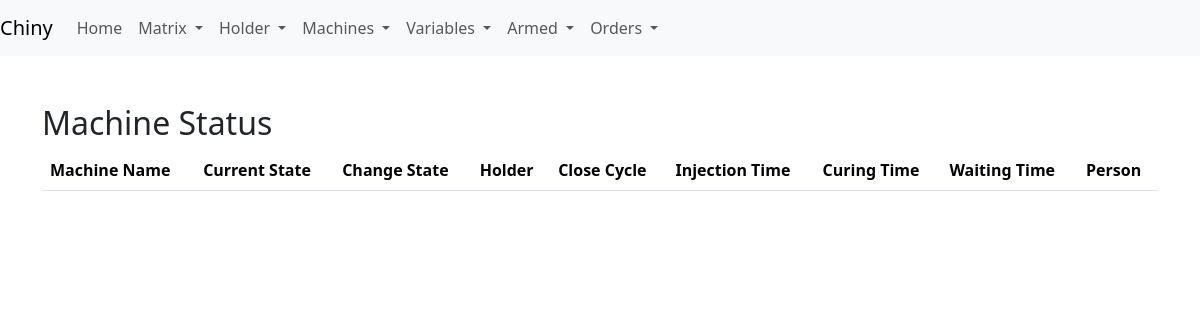
Before: / with the older database file.
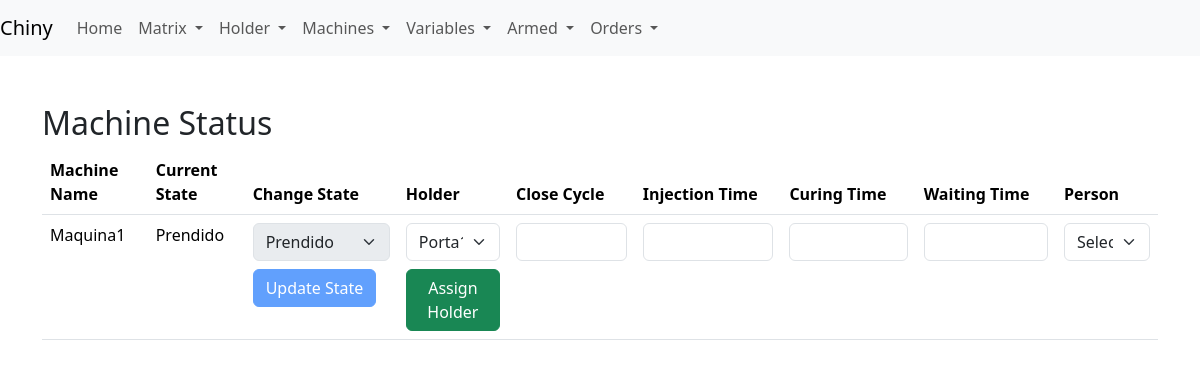
After: the same page with the newer database file.
### app/models.py (models this page shows)
class Machine(db.Model):
    __tablename__ = 'machine'
    id = db.Column(db.Integer, primary_key=True)
    name = db.Column(db.String(30), unique=True)
    brand_machine = db.Column(db.String(119), nullable=False)
    ton = db.Column(db.Integer, nullable=False)
    has_close_cycle = db.Column(db.Boolean, default=False)
    has_injection_time = db.Column(db.Boolean, default=False)
    has_curing_time = db.Column(db.Boolean, default=False)
    has_waiting_time = db.Column(db.Boolean, default=False)
    productions = db.relationship('Production', backref='machine', lazy=True)  # backref 'machine'

class Production(db.Model):
    __tablename__ = 'production'
    id = db.Column(db.Integer, primary_key=True)
    holder_id = db.Column(db.Integer, db.ForeignKey('holder.id'), nullable=False)
    machine_id = db.Column(db.Integer, db.ForeignKey('machine.id'), nullable=False)
    person_id = db.Column(db.Integer, db.ForeignKey('person.id'), nullable=False)
    matrix_id = db.Column(db.Integer, db.ForeignKey('matrix.id'), nullable=False)
    action = db.Column(db.String(50), nullable=False)
    injection_qty = db.Column(db.Integer, nullable=False)
    action_time = db.Column(db.DateTime, nullable=False, default=datetime.utcnow)
    total_pieces = db.Column(db.Integer, nullable=False)
    total_weight_kilos = db.Column(db.Float, nullable=False)
    identifier = db.Column(db.String(20), nullable=False, unique=True)
    production_date = db.Column(db.Date, nullable=False)
    machine_state = db.Column(db.String(50), nullable=False, default='Prendido')  # Estado actual de la máquina
    interruption_reason = db.Column(db.String(255), nullable=True)  # Razón de la interrupción si la máquina se detiene
    holder = db.relationship('Holder', backref='productions')
    person = db.relationship('Person', backref='productions')
    matrix = db.relationship('Matrix', backref='productions')

### app/routes.py (the view)
@app.route('/')
def index():
    machines = Machine.query.all()
    holders = Holder.query.all()
    persons = Person.query.all()
    machine_productions = {machine.id: machine.productions[-1] if machine.productions else None for machine in machines}
    associations_by_holder = {}
    unique_holders = set()  # Mantiene track de los holders únicos
    for holder in holders:
        associations = MatrixHolderAssociation.query.filter_by(holder_id=holder.id).all()
        if holder.id not in unique_holders and associations:
            associations_by_holder[holder.id] = associations
            unique_holders.add(holder.id)  # Agrega holder a la lista de únicos
    return render_template('index.html', machines=machines, machine_productions=machine_productions, associations_by_holder=associations_by_holder, persons=persons)

### app/templates/index.html (shortened to what this page needs)
<!DOCTYPE html>
<html lang="en">
<head>
    <link rel="stylesheet" href="{{ url_for('static', filename='css/bootstrap.min.css') }}">
</head>
<body>
    {% include 'navbar.html' %}
    <div class="container mt-5">
        <h2>Machine Status</h2>
        <table class="table">
            <thead>
                <tr>
                    <th>Machine Name</th>
                    <th>Current State</th>
                    <th>Change State</th>
                    <th>Holder</th>
                    <th>Close Cycle</th>
                    <th>Injection Time</th>
                    <th>Curing Time</th>
                    <th>Waiting Time</th>
		    <th>Person</th>
                </tr>
            </thead>
            <tbody>
                {% for machine in machines %}
                <tr>
                    <td>{{ machine.name }}</td>
		        <td id="state-{{ machine.id }}">{{ machine_productions[machine.id].machine_state if machine_productions[machine.id] else 'Not in Production' }}</td>
                    <td>
                        <select class="form-select" id="new-state-{{ machine.id }}" {% if not machine.production %}disabled{% endif %}>
                            <option value="Prendido">Prendido</option>
                        </select>
                        <button class="btn btn-primary mt-2" onclick="changeState({{ machine.id }})" {% if not machine.production %}disabled{% endif %}>Update State</button>
                    </td>
                    <td>
                        <select class="form-select" id="holder-{{ machine.id }}" {% if machine.production %}disabled{% endif %}>
                            {% for holder_id, associations in associations_by_holder.items() %}
                                {% for association in associations %}
                                    <option value="{{ association.holder.id }}" {% if machine.production and association.holder.id == machine.production.holder_id %}selected{% endif %}>
                                        {{ association.holder.identifier }}
                                    </option>
                                {% endfor %}
                            {% endfor %}
                        </select>
                        <button class="btn btn-success mt-2" onclick="assignHolder({{ machine.id }})" {% if machine.production %}disabled{% endif %}>Assign Holder</button>
                    </td>
		     <td>
        <input type="number" class="form-control" id="close-cycle-{{ machine.id }}" value="{{ machine_productions[machine.id].close_cycle if machine_productions[machine.id] else '' }}" {% if not machine_productions[machine.id] %}disabled{% endif %}>
    </td>
    <td>
        <input type="number" class="form-control" id="injection-time-{{ machine.id }}" value="{{ machine_productions[machine.id].injection_time if machine_productions[machine.id] else '' }}" {% if not machine_productions[machine.id] %}disabled{% endif %}>
    </td>
    <td>
        <input type="number" class="form-control" id="curing-time-{{ machine.id }}" value="{{ machine_productions[machine.id].curing_time if machine_productions[machine.id] else '' }}" {% if not machine_productions[machine.id] %}disabled{% endif %}>
    </td>
    <td>
        <input type="number" class="form-control" id="waiting-time-{{ machine.id }}" value="{{ machine_productions[machine.id].waiting_time if machine_productions[machine.id] else '' }}" {% if not machine_productions[machine.id] %}disabled{% endif %}>
    </td>
    <td>
	    <select id="person_id" name="person_id" class="form-select">
    <option value="">Select Person</option>
</select>
    </td>
                                  </tr>
                {% endfor %}
            </tbody>
        </table>
    </div>
</body>
</html>

### app/templates/navbar.html (shortened to what this page needs)
<nav class="navbar navbar-expand-lg navbar-light bg-light">
    <a class="navbar-brand" href="#">Chiny</a>
    <div class="collapse navbar-collapse" id="navbarNav">
        <ul class="navbar-nav">
            <li class="nav-item">
                <a class="nav-link" href="{{ url_for('index') }}">Home</a>
            </li>
            <li class="nav-item dropdown">
                <a class="nav-link dropdown-toggle" href="#" id="navbarMatrixDropdown" role="button" data-bs-toggle="dropdown" aria-expanded="false">
                    Matrix
                </a>
            </li>
            <li class="nav-item dropdown">
                <a class="nav-link dropdown-toggle" href="#" id="navbarHolderDropdown" role="button" data-bs-toggle="dropdown" aria-expanded="false">
                    Holder
                </a>
            </li>
	    <li class="nav-item dropdown">
		<a class="nav-link dropdown-toggle" href="#" id="navbarMachineDropdown" role="button" data-bs-toggle="dropdown" aria-expanded="false">
        		Machines
   		 </a>
	   </li>
            <li class="nav-item dropdown">
                <a class="nav-link dropdown-toggle" href="#" id="navbarVariablesDropdown" role="button" data-bs-toggle="dropdown" aria-expanded="false">
                    Variables
                </a>
            </li>
	    <li class="nav-item dropdown">
		    <a class="nav-link dropdown-toggle" href="#" id="navbarArmedDropdown" role="button" data-bs-toggle="dropdown" aria-expanded="false">
			    Armed
		    </a>
	    </li>
	    <li class="nav-item dropdown">
		<a class="nav-link dropdown-toggle" href="#" id="navbarOrderDropdown" role="button" data-bs-toggle="dropdown" aria-expanded="false">
        		Orders
   		</a>
	     </li>
        </ul>
    </div>
</nav>

Changed rows visible on the page:
added Machine: name "Maquina1", id "Prendido"
added Production: machine_state "Prendido"
